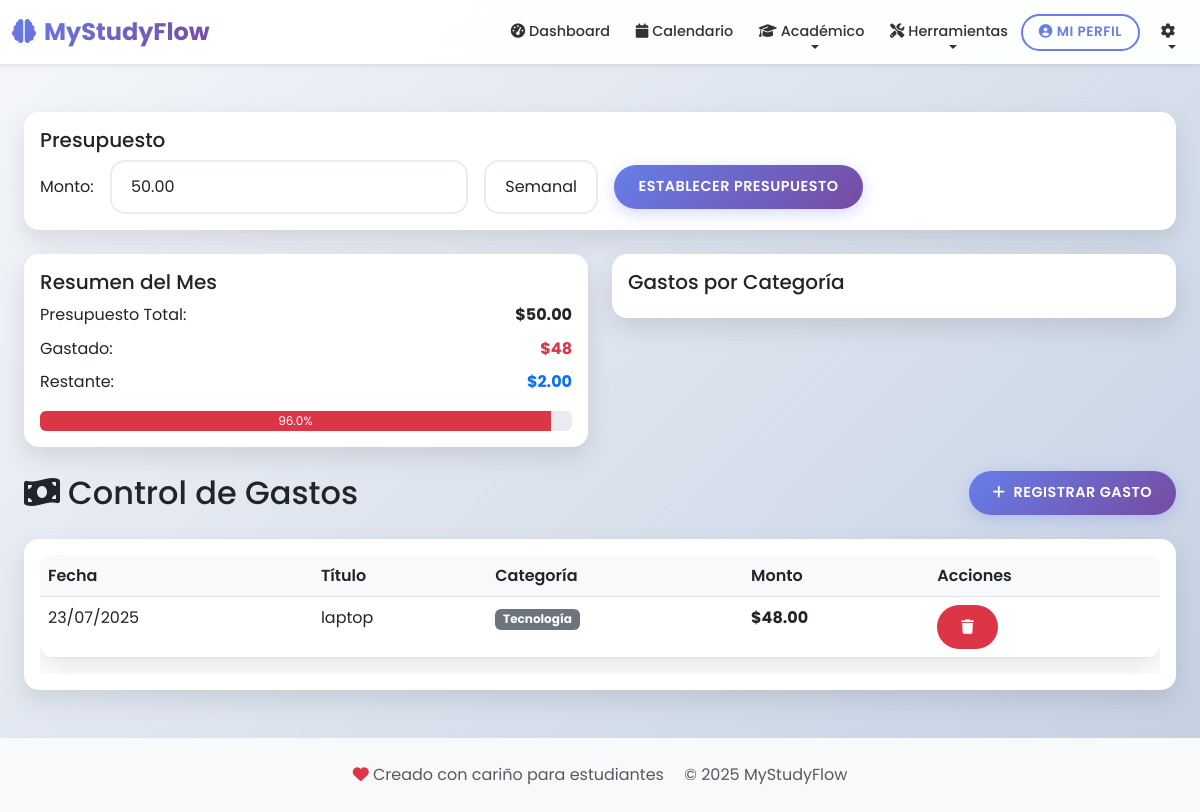
The page /gastos/ (signed in) on the database as committed earlier.
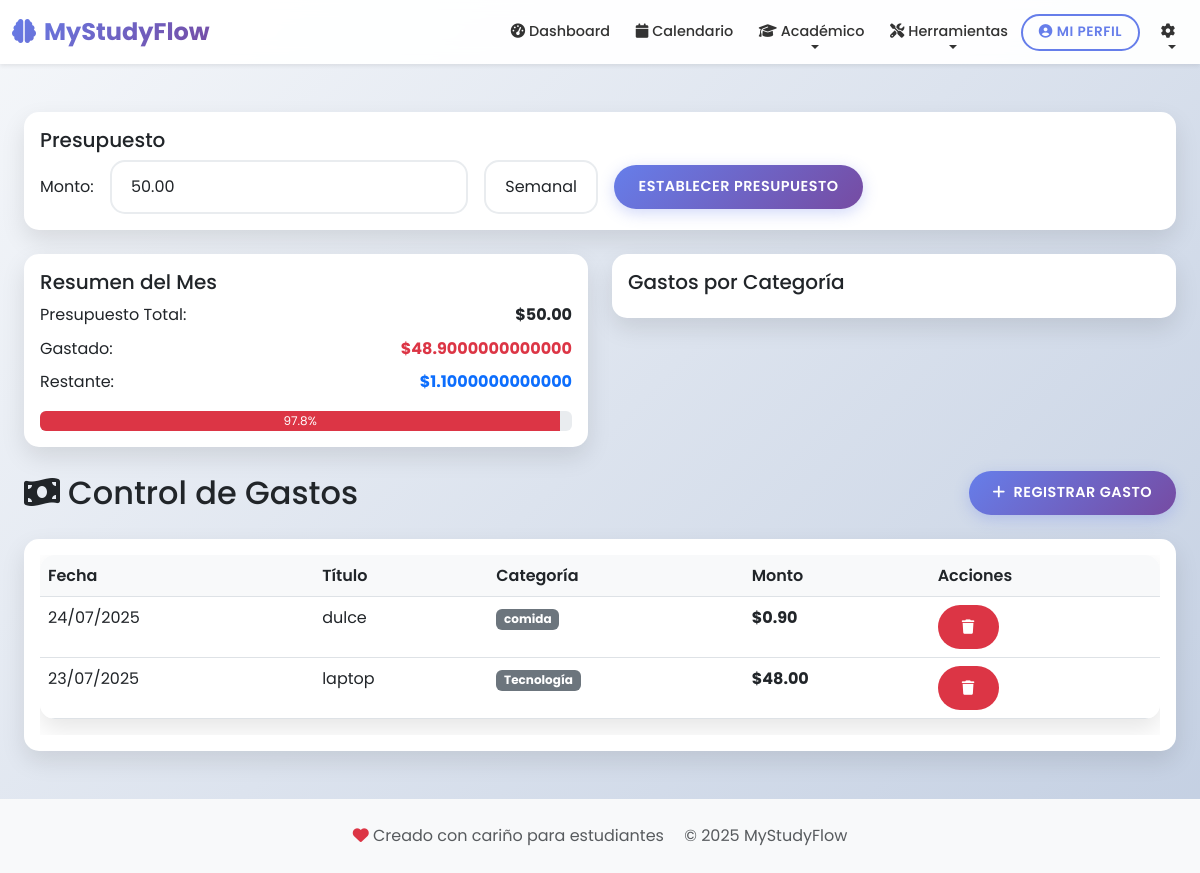
The same page on the database as committed later.
### studyflow/models.py (models this page shows)
class Gasto(models.Model):
    CATEGORIAS = [
        ('materiales', 'Materiales de Estudio'),
        ('libros', 'Libros'),
        ('tecnologia', 'Tecnología'),
        ('transporte', 'Transporte'),
    ]
    PERIODO_CHOICES = [
        ('mensual', 'Mensual'),
        ('semanal', 'Semanal'),
    ]
    usuario = models.ForeignKey(User, on_delete=models.CASCADE)
    titulo = models.CharField(max_length=200)
    monto = models.DecimalField(max_digits=10, decimal_places=2)
    categoria = models.CharField(max_length=50, choices=CATEGORIAS)
    fecha = models.DateField(default=timezone.now)
    descripcion = models.TextField(blank=True, null=True)
    created_at = models.DateTimeField(default=timezone.now)
    class Meta:
        ordering = ['-fecha']

### studyflow/views.py (the view)
# urls.py: path('gastos/', views.lista_gastos, name='lista_gastos'),
@login_required
def lista_gastos(request):
    gastos = Gasto.objects.filter(usuario=request.user)
    presupuesto = Presupuesto.objects.filter(usuario=request.user).first()
    mes_actual = timezone.now().month
    total_mes = gastos.filter(fecha__month=mes_actual).aggregate(
        total=Sum('monto'))['total'] or 0
    restante = 0
    porcentaje_usado = 0
    if presupuesto and presupuesto.monto > 0:
        restante = presupuesto.monto - total_mes
        porcentaje_usado = (total_mes / presupuesto.monto) * 100
    CATEGORIAS_CHOICES = [
        ('utiles', 'Útiles Escolares'),
        ('libros', 'Libros'),
        ('tecnologia', 'Tecnología'),
        ('transporte', 'Transporte'),
        ('comida', 'Comida'),
        ('otros', 'Otros')
    ]
    context = {
        'gastos': gastos,
        'total_mes': total_mes,
        'presupuesto': presupuesto,
        'porcentaje_usado': porcentaje_usado,
        'restante': restante,
        'categorias': CATEGORIAS_CHOICES,
    }
    return render(request, 'studyflow/gastos.html', context)

### studyflow/templates/studyflow/gastos.html (shortened to what the changed rows need)
{% extends 'base.html' %}
{% block content %}
<div class="container mt-4">
    {% if presupuesto %}
    <div class="row mb-4">
        <div class="col-md-6">
            <div class="card">
                <div class="card-body">
                    <h5 class="card-title">Resumen del Mes</h5>
                    <div class="d-flex justify-content-between mb-2">
                        <span>Presupuesto Total:</span>
                        <span class="fw-bold">${{ presupuesto.monto }}</span>
                    </div>
                    <div class="d-flex justify-content-between mb-2">
                        <span>Gastado:</span>
                        <span class="fw-bold text-{% if porcentaje_usado > 80 %}danger{% else %}success{% endif %}">
                            ${{ total_mes }}
                        </span>
                    </div>
                    <div class="d-flex justify-content-between mb-2">
                        <span>Restante:</span>
                        <span class="fw-bold text-primary">${{ restante }}</span>
                    </div>
                    <div class="progress mt-3">
                        <div class="progress-bar {% if porcentaje_usado > 80 %}bg-danger{% else %}bg-success{% endif %}"
                             role="progressbar"
                             style="width: {{ porcentaje_usado }}%">
                            {{ porcentaje_usado|floatformat:1 }}%
                        </div>
                    </div>
                </div>
            </div>
        </div>
        <div class="col-md-6">
            <div class="card">
                <div class="card-body">
                    <h5 class="card-title">Gastos por Categoría</h5>
                </div>
            </div>
        </div>
    </div>
    {% endif %}
    <div class="row mb-4">
        <div class="col d-flex justify-content-between align-items-center">
            <h2 class="mb-0">
                <i class="fas fa-money-bill-wave me-2"></i>Control de Gastos
            </h2>
        </div>
    </div>
    <div class="card">
        <div class="card-body">
            {% if gastos %}
                <div class="table-responsive">
                    <table class="table table-hover">
                        <thead>
                            <tr>
                                <th>Fecha</th>
                                <th>Título</th>
                                <th>Categoría</th>
                                <th>Monto</th>
                                <th>Acciones</th>
                            </tr>
                        </thead>
                        <tbody>
                            {% for gasto in gastos %}
                            <tr>
                                <td>{{ gasto.fecha|date:"d/m/Y" }}</td>
                                <td>
                                    {{ gasto.titulo }}
                                </td>
                                <td><span class="badge bg-secondary">{{ gasto.get_categoria_display }}</span></td>
                                <td class="fw-bold">${{ gasto.monto }}</td>
                                <td>
                                    <form method="POST" action="{% url 'eliminar_gasto' gasto.id %}" class="d-inline">
                                        <button type="submit" class="btn btn-danger btn-sm"
                                                onclick="return confirm('¿Estás seguro de eliminar este gasto?')">
                                            <i class="fas fa-trash"></i>
                                        </button>
                                    </form>
                                </td>
                            </tr>
                            {% endfor %}
                        </tbody>
                    </table>
                </div>
            {% else %}
                <div class="alert alert-info">
                    <i class="fas fa-info-circle me-2"></i>No hay gastos registrados.
                </div>
            {% endif %}
        </div>
    </div>
</div>
{% endblock %}

Rows that differ between the two databases and show on the page:
added Gasto: fecha "24/07/2025", titulo "dulce", categoria "comida", monto "0.90"
Other text that changed with them:
{{ total_mes }}: "48" → "48.9000000000000"
{{ restante }}: "2.00" → "1.1000000000000"
{{ porcentaje_usado }}: 96.00 → 97.80000000000 (drawn)
{{ porcentaje_usado|floatformat:1 }}: "96.0" → "97.8"
